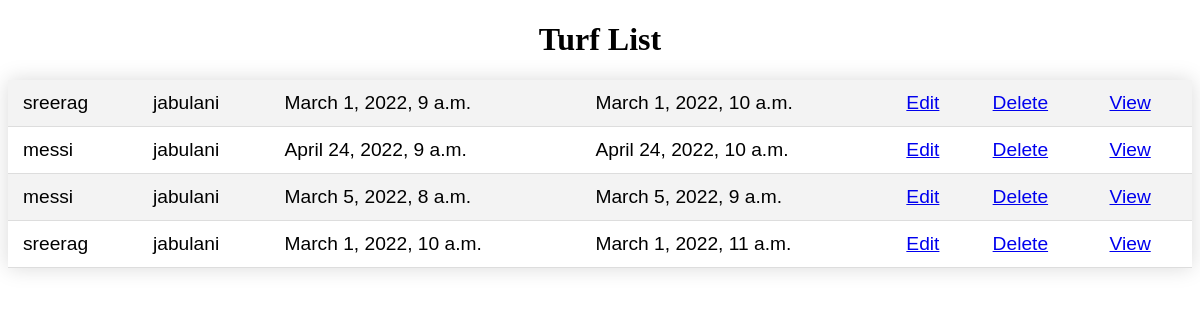
The page /view-booking on the database its author committed.
### turfapp/models.py (models this page shows, shortened)
class Booking(models.Model):
    user = models.ForeignKey(User, on_delete=models.CASCADE)
    turf = models.ForeignKey(Turf, on_delete=models.CASCADE)
    start_time = models.DateTimeField()
    end_time = models.DateTimeField()

class Turf(models.Model):
    name = models.CharField(max_length=255)
    location = models.CharField(max_length=255)
    price_per_hour = models.DecimalField(max_digits=6, decimal_places=2)
    availability = models.BooleanField(default=True)
    def __str__(self):
        return self.name

### turfapp/views.py (the view)
# urls.py: path('view-booking',Viewbooking.as_view(),name = 'viewbooking'),
class Viewbooking(ListView):
    model = Booking
    context_object_name = 'viewbooking'
    template_name = 'viewbooking.html'

### templates/viewbooking.html (shortened to what this page needs)
{% load static %}
<!DOCTYPE html>
<html lang="en">
<head>
        <link rel="stylesheet" href="{% static 'css/turflist.css' %}">
</head>
<body>
<h1 align="center">Turf List</h1>
<table>
    {% for booking in viewbooking %}
    <tr>
        <td> {{booking.user}}</td>
        <td> {{booking.turf}}</td>
        <td> {{booking.start_time}}</td>
        <td> {{booking.end_time}}</td>
        <td><a href="{% url 'booking-update' booking.id %}">Edit</a></td>
        <td><a href="{% url 'booking-delete' booking.id %}">Delete</a></td>
        <td><a href="{% url 'booking-detail' booking.id %}">View</a></td>
    </tr>
    {% endfor %}
</table>
</body>
</html>

### turfapp/static/css/turflist.css (style rules this page uses)
table { width: 100%; border-collapse: collapse; margin: 20px 0; font-size: 1.2em; font-family: sans-serif; min-width: 400px; box-shadow: 0 0 20px rgba(0, 0, 0, 0.15); }
th, td { padding: 12px 15px; text-align: left; border-bottom: 1px solid #ddd; }
tbody tr:nth-of-type(even) { background-color: #f3f3f3; }

### rows shown on the page
Booking: user "sreerag", turf "jabulani", start_time "March 1, 2022, 9 a.m.", end_time "March 1, 2022, 10 a.m."
Booking: user "messi", turf "jabulani", start_time "April 24, 2022, 9 a.m.", end_time "April 24, 2022, 10 a.m."
Booking: user "messi", turf "jabulani", start_time "March 5, 2022, 8 a.m.", end_time "March 5, 2022, 9 a.m."
Booking: user "sreerag", turf "jabulani", start_time "March 1, 2022, 10 a.m.", end_time "March 1, 2022, 11 a.m."
